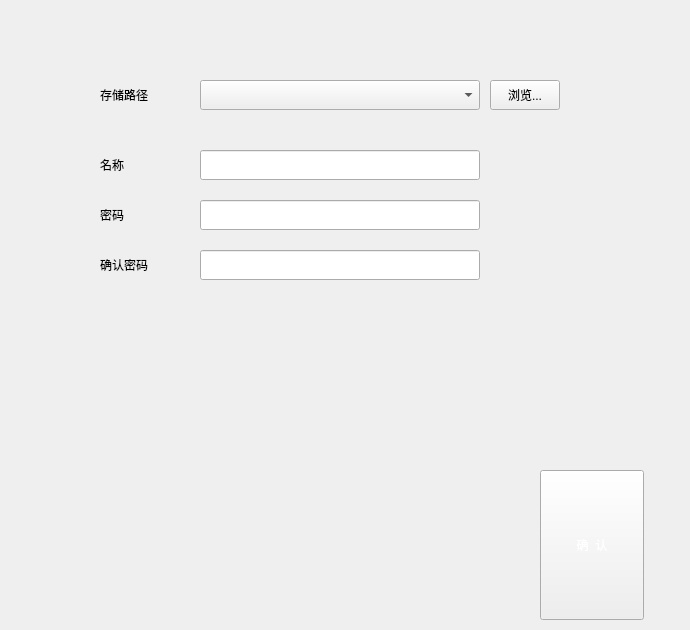
<?xml version="1.0" encoding="UTF-8"?>
<ui version="4.0">
 <class>Register_Widget</class>
 <widget class="QWidget" name="Register_Widget">
  <property name="geometry">
   <rect>
    <x>0</x>
    <y>0</y>
    <width>690</width>
    <height>630</height>
   </rect>
  </property>
  <property name="windowTitle">
   <string>Form</string>
  </property>
  <widget class="QLabel" name="back">
   <property name="geometry">
    <rect>
     <x>10</x>
     <y>590</y>
     <width>61</width>
     <height>40</height>
    </rect>
   </property>
   <property name="styleSheet">
    <string notr="true">font: 20pt &quot;黑体&quot;;
border-image: url(:/backcaption.png);</string>
   </property>
   <property name="text">
    <string/>
   </property>
  </widget>
  <widget class="QLabel" name="path">
   <property name="geometry">
    <rect>
     <x>100</x>
     <y>80</y>
     <width>91</width>
     <height>30</height>
    </rect>
   </property>
   <property name="styleSheet">
    <string notr="true">font: 16pt &quot;黑体&quot;;</string>
   </property>
   <property name="text">
    <string>存储路径</string>
   </property>
  </widget>
  <widget class="QComboBox" name="dircomboBox">
   <property name="geometry">
    <rect>
     <x>200</x>
     <y>80</y>
     <width>280</width>
     <height>30</height>
    </rect>
   </property>
  </widget>
  <widget class="QToolButton" name="search">
   <property name="geometry">
    <rect>
     <x>490</x>
     <y>80</y>
     <width>70</width>
     <height>30</height>
    </rect>
   </property>
   <property name="styleSheet">
    <string notr="true">font: 10pt &quot;黑体&quot;;</string>
   </property>
   <property name="text">
    <string>浏览...</string>
   </property>
  </widget>
  <widget class="QLineEdit" name="name_input">
   <property name="geometry">
    <rect>
     <x>200</x>
     <y>150</y>
     <width>280</width>
     <height>30</height>
    </rect>
   </property>
  </widget>
  <widget class="QLineEdit" name="code_input">
   <property name="geometry">
    <rect>
     <x>200</x>
     <y>200</y>
     <width>280</width>
     <height>30</height>
    </rect>
   </property>
   <property name="text">
    <string/>
   </property>
  </widget>
  <widget class="QLineEdit" name="recode_input">
   <property name="geometry">
    <rect>
     <x>200</x>
     <y>250</y>
     <width>280</width>
     <height>30</height>
    </rect>
   </property>
  </widget>
  <widget class="QLabel" name="name">
   <property name="geometry">
    <rect>
     <x>100</x>
     <y>150</y>
     <width>91</width>
     <height>30</height>
    </rect>
   </property>
   <property name="styleSheet">
    <string notr="true">font: 16pt &quot;黑体&quot;;</string>
   </property>
   <property name="text">
    <string>名称</string>
   </property>
  </widget>
  <widget class="QLabel" name="code">
   <property name="geometry">
    <rect>
     <x>100</x>
     <y>200</y>
     <width>91</width>
     <height>30</height>
    </rect>
   </property>
   <property name="styleSheet">
    <string notr="true">font: 16pt &quot;黑体&quot;;</string>
   </property>
   <property name="text">
    <string>密码</string>
   </property>
  </widget>
  <widget class="QLabel" name="recode">
   <property name="geometry">
    <rect>
     <x>100</x>
     <y>250</y>
     <width>91</width>
     <height>30</height>
    </rect>
   </property>
   <property name="styleSheet">
    <string notr="true">font: 16pt &quot;黑体&quot;;</string>
   </property>
   <property name="text">
    <string>确认密码</string>
   </property>
  </widget>
  <widget class="QToolButton" name="confirm">
   <property name="geometry">
    <rect>
     <x>540</x>
     <y>470</y>
     <width>104</width>
     <height>150</height>
    </rect>
   </property>
   <property name="styleSheet">
    <string notr="true">border-image: url(:/confirm_button.png);
font: 24pt &quot;黑体&quot;;
color: rgb(255, 255, 255);</string>
   </property>
   <property name="text">
    <string>确  认</string>
   </property>
  </widget>
  <widget class="QLabel" name="picture">
   <property name="geometry">
    <rect>
     <x>100</x>
     <y>330</y>
     <width>105</width>
     <height>105</height>
    </rect>
   </property>
   <property name="text">
    <string/>
   </property>
  </widget>
  <widget class="QLabel" name="info">
   <property name="geometry">
    <rect>
     <x>220</x>
     <y>350</y>
     <width>311</width>
     <height>60</height>
    </rect>
   </property>
   <property name="text">
    <string/>
   </property>
  </widget>
 </widget>
 <resources/>
 <connections/>
</ui>
